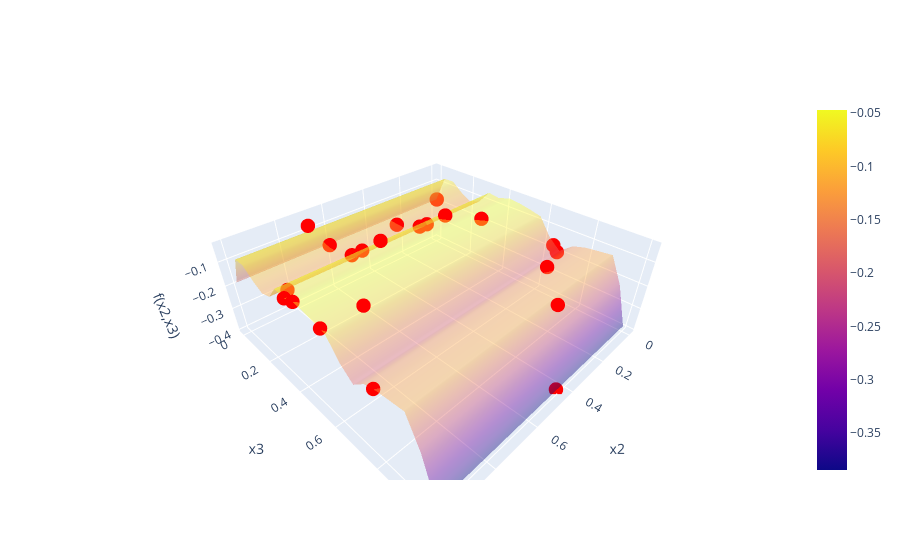
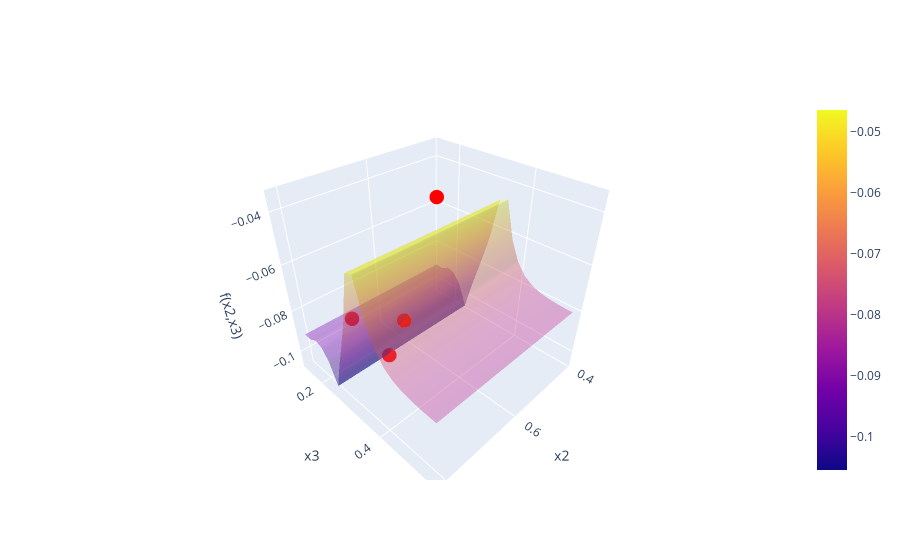

Write notebook code for charts like these, in order.
### Markdown cell above
# Function 03

- standard Bayesian with beta = 0 gave something new
- seems dominated by x3
- ran dimension reduction to keep only x2 and x3
            - Kept x2 and x3
            - Treated x1 as "noise"
- no local model yet

Would benefit from maxing out current max and then exploring

### Code cell
f3 = BBfcn(3)
print(f3)
f3.plot_feature_correlations()
f3.plot_correlations_with_cross_terms()
# kernel = C(10, (0.001, 10)) * Matern(length_scale=[1,1,1],nu=2.5) + WhiteKernel(noise_level=0.1)
f3.nextPointBayesianOptim(kernel=None,numgrid=20,acqFcn="UCB",beta=0) #default kernel for 0-1 scaled inputs and outputs

# trust region in full dimensional space
f3_trust = TrustRegion(3,center_point=f3.argmax_as_np,cube_half_length=0.2)
print("TRUST REGION AROUND CURRENT MAX")
print(f3_trust)
X_next = f3_trust.nextPointBayesianOptim(kernel=None,numgrid=100,acqFcn="UCB",beta=0.5) #default kernel for 0-1 scaled inputs and outputs
format_query(np.array([X_next]))

# dimension reduction by removing x1 for easier visualization
f3_dimRed = BBfcn(3)

# strategy class for f3() to reduce dimension by removing x1 - TODO - this needs to become a method of the base class
class f3dimRedTransform(Transformation):
    def __init__(self):
        pass
    def apply(self,data):
        data.drop(columns=["x1"],inplace=True)

tr = f3dimRedTransform()
f3_dimRed.transform(tr)
print(f3_dimRed)
f3_dimRed.plot_feature_correlations()
f3_dimRed.plot_correlations_with_cross_terms()
# kernel = C(10, (0.001, 10)) * Matern(length_scale=[1,1],nu=2.5) + WhiteKernel(noise_level=0.1)
f3_dimRed.nextPointBayesianOptim(kernel=None,numgrid=20,acqFcn="UCB",beta=0.5) #default kernel for 0-1 scaled inputs and outputs

# trust region in reduced dimensional space
f3_trust_2D = TrustRegion(3)
f3_trust_2D.set_data_manually(f3_dimRed.data)  # set data to reduced dimension data
f3_trust_2D.set_center(f3_dimRed.argmax_as_np)
print("Search point using 2D trust region in reduced space (x2,x3):"*50)
f3_trust_2D.nextPointBayesianOptim(kernel=None,numgrid=20,acqFcn="UCB",beta=0) #default kernel for 0-1 scaled inputs and outputs

### Figure 1 — Plotly figure (JSON) as saved in the notebook; plotly's stock layout.template omitted (floating-point values rounded to 4 significant figures; data arrays with more than 128 entries replaced by an {"elided": "..."} marker saying what was removed)
{"data": [{"opacity": 0.4, "type": "surface", "x": {"elided": "20x20 float values"}, "y": {"elided": "20x20 float values"}, "z": {"elided": "20x20 float values"}}, {"marker": {"color": "red", "size": 5}, "mode": "markers", "name": "Measured points", "type": "scatter3d", "x": [0.3439, 0.6441, 0.3985, 0.6116, 0.2199, 0.9414, 0.44, 0.3971, 0.2842, 0.697, 0.2978, 0.672, 0.2314, 0.7251, 0.8611, 1.0, 0.0, 1.0, 0.0, 0.0, 1.0, 1.0], "y": [0.2487, 0.2724, 0.1734, 0.3402, 0.4582, 0.2694, 0.9909, 0.9198, 0.2263, 0.1492, 0.3436, 0.2463, 0.7706, 0.06609, 0.5668, 0.5562, 0.0, 0.7755, 0.6531, 0.6735, 0.4211, 0.3684], "z": [-0.1121, -0.08796, -0.1114, -0.03484, -0.04801, -0.1106, -0.3989, -0.1139, -0.1315, -0.09419, -0.04695, -0.106, -0.118, -0.03638, -0.05676, -0.06495, -0.184, -0.1312, -0.1724, -0.1953, -0.04703, -0.06185]}], "layout": {"scene": {"xaxis": {"title": {"text": "x2"}}, "yaxis": {"title": {"text": "x3"}}, "zaxis": {"title": {"text": "f(x2,x3)"}}}}}

### Figure 2 — Plotly figure (JSON) as saved in the notebook; plotly's stock layout.template omitted (floating-point values rounded to 4 significant figures; data arrays with more than 128 entries replaced by an {"elided": "..."} marker saying what was removed)
{"data": [{"opacity": 0.4, "type": "surface", "x": {"elided": "20x20 float values"}, "y": {"elided": "20x20 float values"}, "z": {"elided": "20x20 float values"}}, {"marker": {"color": "red", "size": 5}, "mode": "markers", "name": "Measured points", "type": "scatter3d", "x": [0.6441, 0.6116, 0.697, 0.672], "y": [0.2724, 0.3402, 0.1492, 0.2463], "z": [-0.08796, -0.03484, -0.09419, -0.106]}], "layout": {"scene": {"xaxis": {"title": {"text": "x2"}}, "yaxis": {"title": {"text": "x3"}}, "zaxis": {"title": {"text": "f(x2,x3)"}}}}}
